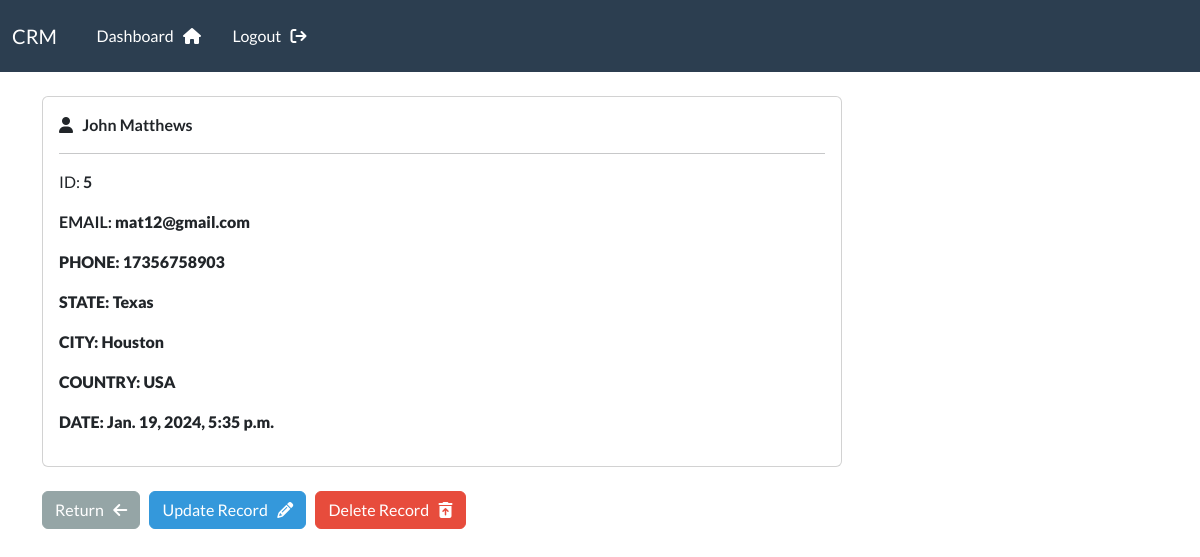
Screenshot of /record/5/ (signed in) with the database file from the repository.
### webapp/models.py (models this page shows, shortened)
class Record(models.Model):
    creation_date = models.DateTimeField(auto_now_add=True)
    first_name = models.CharField(max_length=100)
    last_name = models.CharField(max_length=100)
    email = models.CharField(max_length=255)
    phone = models.CharField(max_length=20)
    state = models.CharField(max_length=200)
    city = models.CharField(max_length=255)
    country = models.CharField(max_length=100)

### webapp/views.py (the view)
# urls.py: path('record/<int:pk>/', views.singular_record, name="record"),
@login_required(login_url="login")
def singular_record(request, pk):
    all_records = Record.objects.get(id=pk)
    context = {
        'record':all_records,
        }
    return render(request,"webapp/view-record.html", context)

### webapp/templates/webapp/view-record.html (shortened to what this page needs)
{% extends 'webapp/base.html' %}
{% load crispy_forms_tags%}
{% block content %}
<div class="card" style="width: 100vh;">
    <div class="card-body">
        <i class="fa-solid fa-user"></i> &nbsp;
        <strong>
            {{ record.first_name }}
            {{ record.last_name }}
        </strong>
        <hr>
        <p class="card-text"> ID: <strong>{{record.id}}</p>
        <p class="card-text"> EMAIL: <strong>{{record.email}}</p>
        <p class="card-text"> PHONE: <strong>{{record.phone}}</p>
        <p class="card-text"> STATE: <strong>{{record.state}}</p>
        <p class="card-text"> CITY: <strong>{{record.city}}</p>
        <p class="card-text"> COUNTRY: <strong>{{record.country}}</p>
        <p class="card-text"> DATE: <strong>{{record.creation_date}}</p>
    </div>
  </div>
   <br>
   <a href="{% url 'dashboard' %}" class="btn btn-secondary">Return &nbsp; <i class="fa-solid fa-arrow-left"></i></a>
   <a href="{% url 'update-record' pk=record.id %}" class="btn btn-info">Update Record &nbsp; <i class="fa-solid fa-pencil"></i></a>
   <a href="{% url 'delete-record' pk=record.id %}" class="btn btn-danger">Delete Record &nbsp; <i class="fa-solid fa-trash-can-arrow-up"></i></a>
{% endblock %}

### rows the page displays
Record: first_name "John", last_name "Matthews", id "5", email "mat12@gmail.com", phone "17356758903", state "Texas", city "Houston", country "USA", creation_date "Jan. 19, 2024, 5:35 p.m."
